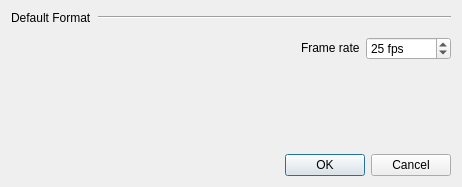
<?xml version="1.0" encoding="UTF-8"?>
<ui version="4.0">
 <class>composition_settings</class>
 <widget class="QDialog" name="composition_settings">
  <property name="geometry">
   <rect>
    <x>0</x>
    <y>0</y>
    <width>462</width>
    <height>187</height>
   </rect>
  </property>
  <property name="windowTitle">
   <string>Composition Settings</string>
  </property>
  <layout class="QVBoxLayout" name="verticalLayout">
   <item>
    <layout class="QHBoxLayout" name="horizontalLayout_2">
     <item>
      <widget class="QLabel" name="label_2">
       <property name="sizePolicy">
        <sizepolicy hsizetype="Fixed" vsizetype="Fixed">
         <horstretch>0</horstretch>
         <verstretch>0</verstretch>
        </sizepolicy>
       </property>
       <property name="text">
        <string>Default Format</string>
       </property>
      </widget>
     </item>
     <item>
      <widget class="Line" name="line">
       <property name="orientation">
        <enum>Qt::Horizontal</enum>
       </property>
      </widget>
     </item>
    </layout>
   </item>
   <item>
    <widget class="ramen::ui::image_format_widget_t" name="format_" native="true">
     <property name="sizePolicy">
      <sizepolicy hsizetype="Preferred" vsizetype="Preferred">
       <horstretch>0</horstretch>
       <verstretch>0</verstretch>
      </sizepolicy>
     </property>
    </widget>
   </item>
   <item>
    <layout class="QHBoxLayout" name="horizontalLayout">
     <property name="spacing">
      <number>-1</number>
     </property>
     <item>
      <spacer name="horizontalSpacer">
       <property name="orientation">
        <enum>Qt::Horizontal</enum>
       </property>
       <property name="sizeHint" stdset="0">
        <size>
         <width>40</width>
         <height>20</height>
        </size>
       </property>
      </spacer>
     </item>
     <item>
      <widget class="QLabel" name="label">
       <property name="sizePolicy">
        <sizepolicy hsizetype="Preferred" vsizetype="Fixed">
         <horstretch>0</horstretch>
         <verstretch>0</verstretch>
        </sizepolicy>
       </property>
       <property name="text">
        <string>Frame rate</string>
       </property>
      </widget>
     </item>
     <item>
      <widget class="QSpinBox" name="rate_">
       <property name="minimumSize">
        <size>
         <width>85</width>
         <height>0</height>
        </size>
       </property>
       <property name="suffix">
        <string> fps</string>
       </property>
       <property name="minimum">
        <number>1</number>
       </property>
       <property name="value">
        <number>25</number>
       </property>
      </widget>
     </item>
    </layout>
   </item>
   <item>
    <spacer name="verticalSpacer">
     <property name="orientation">
      <enum>Qt::Vertical</enum>
     </property>
     <property name="sizeHint" stdset="0">
      <size>
       <width>20</width>
       <height>40</height>
      </size>
     </property>
    </spacer>
   </item>
   <item>
    <widget class="QDialogButtonBox" name="buttonBox">
     <property name="orientation">
      <enum>Qt::Horizontal</enum>
     </property>
     <property name="standardButtons">
      <set>QDialogButtonBox::Cancel|QDialogButtonBox::Ok</set>
     </property>
    </widget>
   </item>
  </layout>
 </widget>
 <customwidgets>
  <customwidget>
   <class>ramen::ui::image_format_widget_t</class>
   <extends>QWidget</extends>
   <header>ramen/ui/widgets/image_format_widget.hpp</header>
   <container>1</container>
  </customwidget>
 </customwidgets>
 <resources/>
 <connections>
  <connection>
   <sender>rate_</sender>
   <signal>valueChanged(int)</signal>
   <receiver>composition_settings</receiver>
   <slot>dialog_changed()</slot>
   <hints>
    <hint type="sourcelabel">
     <x>248</x>
     <y>254</y>
    </hint>
    <hint type="destinationlabel">
     <x>157</x>
     <y>274</y>
    </hint>
   </hints>
  </connection>
  <connection>
   <sender>buttonBox</sender>
   <signal>accepted()</signal>
   <receiver>composition_settings</receiver>
   <slot>accept()</slot>
   <hints>
    <hint type="sourcelabel">
     <x>248</x>
     <y>254</y>
    </hint>
    <hint type="destinationlabel">
     <x>157</x>
     <y>274</y>
    </hint>
   </hints>
  </connection>
  <connection>
   <sender>buttonBox</sender>
   <signal>rejected()</signal>
   <receiver>composition_settings</receiver>
   <slot>reject()</slot>
   <hints>
    <hint type="sourcelabel">
     <x>316</x>
     <y>260</y>
    </hint>
    <hint type="destinationlabel">
     <x>286</x>
     <y>274</y>
    </hint>
   </hints>
  </connection>
 </connections>
</ui>
